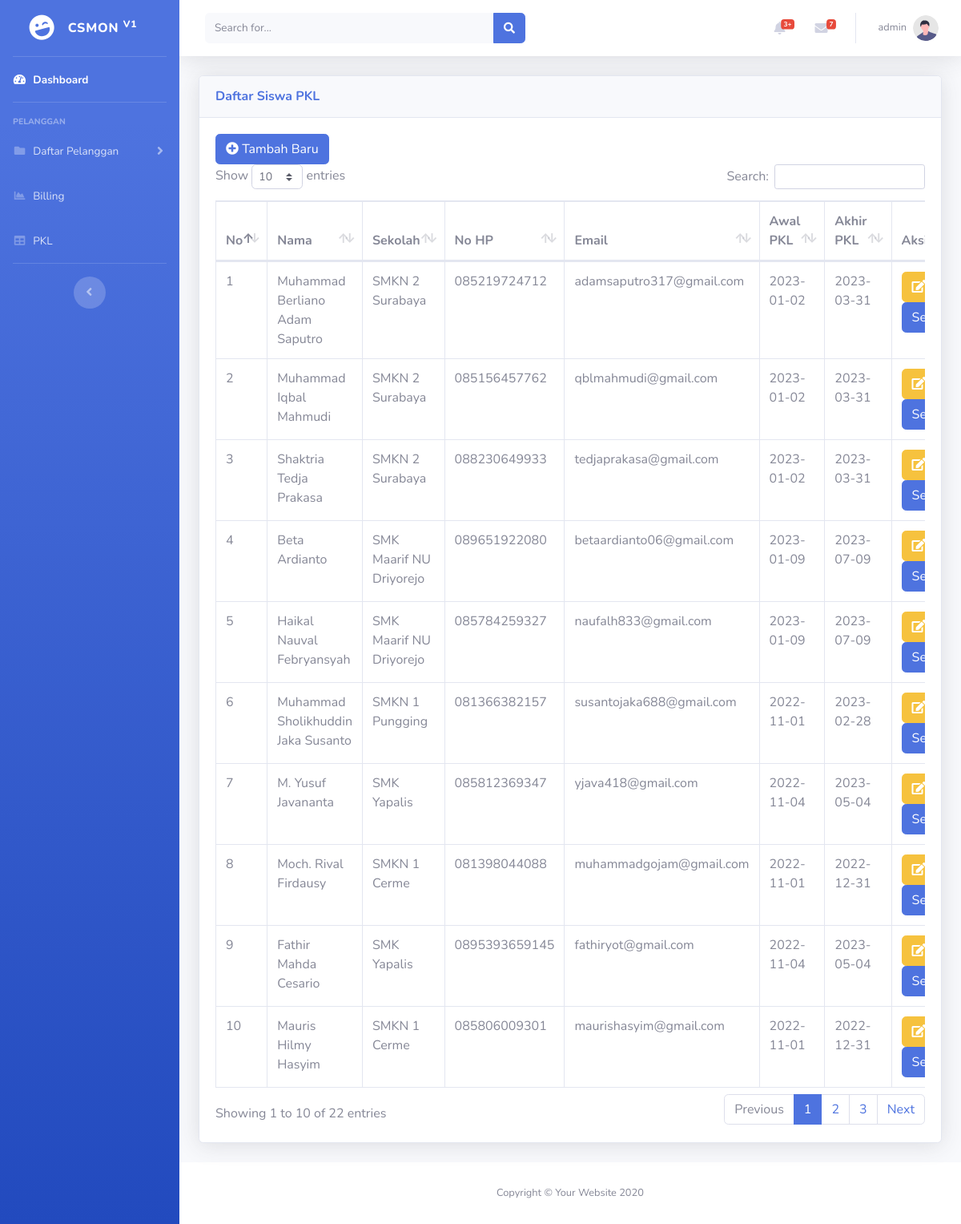
The app's page /pkl.php (signed in) with its own data.
### tables this page shows
CREATE TABLE `pkl` (
  `id` int(2) NOT NULL,
  `nama` varchar(50) NOT NULL,
  `sekolah` varchar(30) NOT NULL,
  `hp` varchar(20) NOT NULL,
  `email` varchar(30) NOT NULL,
  `awalpkl` date NOT NULL,
  `akhirpkl` date NOT NULL
);

### pkl.php (the view, shortened to what this page needs)
<?php
if (isset($_SESSION['name'])) {
?>
    <!DOCTYPE html>
    <html lang="en">
    <head>
        <link href="vendor/fontawesome-free/css/all.min.css" rel="stylesheet" type="text/css">
        <link href="css/sb-admin-2.min.css" rel="stylesheet">
        <link href="vendor/datatables/dataTables.bootstrap4.min.css" rel="stylesheet">
    </head>
    <body id="page-top">
        <div id="wrapper">
            <?php include 'sidebar.php'; ?>
            <div id="content-wrapper" class="d-flex flex-column">
                <?php include 'topbar.php'; ?>
                <div id="content">
                    <div class="container-fluid">
                        <div class="card shadow mb-4">
                            <div class="card-header py-3">
                                <h6 class="m-0 font-weight-bold text-primary">Daftar Siswa PKL</h6>
                            </div>
                            <div class="card-body">
                                <div class="table-responsive">
                                    <button type="button" class="btn btn-primary" data-toggle="modal" data-target="#create"><i class="fas fa-plus-circle"></i>
                                        Tambah Baru
                                    </button>
                                    <table class='table table-bordered' id='dataTable' width="100%" cellspacing="0">
                                        <thead>
                                            <tr>
                                                <th>No</th>
                                                <th>Nama</th>
                                                <th>Sekolah</th>
                                                <th>No HP</th>
                                                <th>Email</th>
                                                <th>Awal PKL</th>
                                                <th>Akhir PKL</th>
                                                <th>Aksi</th>
                                            </tr>
                                        </thead>
                                        <tbody>
                                            <?php
                                            include "koneksi.php";
                                            $sql = "SELECT * FROM pkl ORDER BY id DESC";
                                            $hasil = mysqli_query($kon, $sql);
                                            $no = 0;
                                            while ($data = mysqli_fetch_array($hasil)) {
                                                $no++;
                                            ?>
                                                <tr>
                                                    <td><?php echo $no; ?></td>
                                                    <td><?php echo $data["nama"]; ?></td>
                                                    <td><?php echo $data["sekolah"]; ?></td>
                                                    <td><?php echo $data["hp"]; ?></td>
                                                    <td><?php echo $data["email"]; ?></td>
                                                    <td><?php echo $data["awalpkl"]; ?></td>
                                                    <td><?php echo $data["akhirpkl"]; ?></td>
                                                    <td>
                                                        <button type="button" class="btn btn-warning" data-toggle="modal" data-target="#update<?= $data['id']; ?>"><i class="fa fa-edit"></i></button>
                                                        <div class="dropdown">
                                                            <button class="btn btn-primary dropdown-toggle" type="button" id="dropdownMenuButton" data-toggle="dropdown" aria-haspopup="true" aria-expanded="false">
                                                                Sertifikat
                                                            </button>
                                                        </div>
                                                    </td>
                                                </tr>
                                            <?php
                                            }
                                            ?>
                                        </tbody>
                                    </table>
                                </div>
                            </div>
                        </div>
                    </div>
                </div>
                <?php include 'footer.php'; ?>
            </div>
        </div>
    </body>
    </html>
<?php
} else {
    echo "<script language=\"javascript\">alert(\"Please login\");document.location.href='login.php';</script>";
}
?>

### sidebar.php (shortened to what this page needs)
<ul class="navbar-nav bg-gradient-primary sidebar sidebar-dark accordion " id="accordionSidebar">
    <a class="sidebar-brand d-flex align-items-center justify-content-center" href="index.php">
        <div class="sidebar-brand-icon rotate-n-15">
            <i class="fas fa-laugh-wink"></i>
        </div>
        <div class="sidebar-brand-text mx-3">CSMon <sup>v1</sup></div>
    </a>
    <hr class="sidebar-divider my-0">
    <li class="nav-item active">
        <a class="nav-link" href="index.php">
            <i class="fas fa-fw fa-tachometer-alt"></i>
            <span>Dashboard</span></a>
    </li>
    <hr class="sidebar-divider">
    <div class="sidebar-heading">
        Pelanggan
    </div>
    <li class="nav-item">
        <a class="nav-link collapsed" href="#" data-toggle="collapse" data-target="#collapsePages" aria-expanded="true" aria-controls="collapsePages">
            <i class="fas fa-fw fa-folder"></i>
            <span>Daftar Pelanggan</span>
        </a>
    </li>
    <li class="nav-item">
        <a class="nav-link" href="billing.php">
            <i class="fas fa-fw fa-chart-area"></i>
            <span>Billing</span></a>
    </li>
    <li class="nav-item">
        <a class="nav-link" href="pkl.php">
            <i class="fas fa-fw fa-table"></i>
            <span>PKL</span></a>
    </li>
    <hr class="sidebar-divider d-none d-md-block">
    <div class="text-center d-none d-md-inline">
        <button class="rounded-circle border-0" id="sidebarToggle"></button>
    </div>
</ul>

### topbar.php (shortened to what this page needs)
<nav class="navbar navbar-expand navbar-light bg-white topbar mb-4 static-top shadow ">
    <form class="d-none d-sm-inline-block form-inline mr-auto ml-md-3 my-2 my-md-0 mw-100 navbar-search">
        <div class="input-group">
            <input type="text" class="form-control bg-light border-0 small" placeholder="Search for..." aria-label="Search" aria-describedby="basic-addon2">
            <div class="input-group-append">
                <button class="btn btn-primary" type="button">
                    <i class="fas fa-search fa-sm"></i>
                </button>
            </div>
        </div>
    </form>
    <ul class="navbar-nav ml-auto">
        <li class="nav-item dropdown no-arrow mx-1">
            <a class="nav-link dropdown-toggle" href="#" id="alertsDropdown" role="button" data-toggle="dropdown" aria-haspopup="true" aria-expanded="false">
                <i class="fas fa-bell fa-fw"></i>
                <span class="badge badge-danger badge-counter">3+</span>
            </a>
        </li>
        <li class="nav-item dropdown no-arrow mx-1">
            <a class="nav-link dropdown-toggle" href="#" id="messagesDropdown" role="button" data-toggle="dropdown" aria-haspopup="true" aria-expanded="false">
                <i class="fas fa-envelope fa-fw"></i>
                <span class="badge badge-danger badge-counter">7</span>
            </a>
        </li>
        <li class="nav-item dropdown no-arrow">
            <a class="nav-link dropdown-toggle" href="#" id="userDropdown" role="button" data-toggle="dropdown" aria-haspopup="true" aria-expanded="false">
                <span class="mr-2 d-none d-lg-inline text-gray-600 small"><?= $_SESSION['name']; ?></span>
                <img class="img-profile rounded-circle" src="img/undraw_profile.svg">
            </a>
        </li>
    </ul>
</nav>

### footer.php
<footer class="sticky-footer bg-white">
    <div class="container my-auto">
        <div class="copyright text-center my-auto">
            <span>Copyright &copy; Your Website 2020</span>
        </div>
    </div>
</footer>

### records on screen
pkl: nama "Muhammad Berliano Adam Saputro", sekolah "SMKN 2 Surabaya", hp "085219724712", email "adamsaputro317@gmail.com", awalpkl "2023-01-02", akhirpkl "2023-03-31"
pkl: nama "Muhammad Iqbal Mahmudi", sekolah "SMKN 2 Surabaya", hp "085156457762", email "qblmahmudi@gmail.com", awalpkl "2023-01-02", akhirpkl "2023-03-31"
pkl: nama "Shaktria Tedja Prakasa", sekolah "SMKN 2 Surabaya", hp "088230649933", email "tedjaprakasa@gmail.com", awalpkl "2023-01-02", akhirpkl "2023-03-31"
pkl: nama "Beta Ardianto", sekolah "SMK Maarif NU Driyorejo", hp "089651922080", email "betaardianto06@gmail.com", awalpkl "2023-01-09", akhirpkl "2023-07-09"
pkl: nama "Haikal Nauval Febryansyah", sekolah "SMK Maarif NU Driyorejo", hp "085784259327", email "naufalh833@gmail.com", awalpkl "2023-01-09", akhirpkl "2023-07-09"
pkl: nama "Muhammad Sholikhuddin Jaka Susanto", sekolah "SMKN 1 Pungging", hp "081366382157", email "susantojaka688@gmail.com", awalpkl "2022-11-01", akhirpkl "2023-02-28"
pkl: nama "M. Yusuf Javananta", sekolah "SMK Yapalis", hp "085812369347", email "yjava418@gmail.com", awalpkl "2022-11-04", akhirpkl "2023-05-04"
pkl: nama "Moch. Rival Firdausy", sekolah "SMKN 1 Cerme", hp "081398044088", email "muhammadgojam@gmail.com", awalpkl "2022-11-01", akhirpkl "2022-12-31"
pkl: nama "Fathir Mahda Cesario", sekolah "SMK Yapalis", hp "0895393659145", email "fathiryot@gmail.com", awalpkl "2022-11-04", akhirpkl "2023-05-04"
pkl: nama "Mauris Hilmy Hasyim", sekolah "SMKN 1 Cerme", hp "085806009301", email "maurishasyim@gmail.com", awalpkl "2022-11-01", akhirpkl "2022-12-31"

### other values on screen
$_SESSION['name'] "admin"
